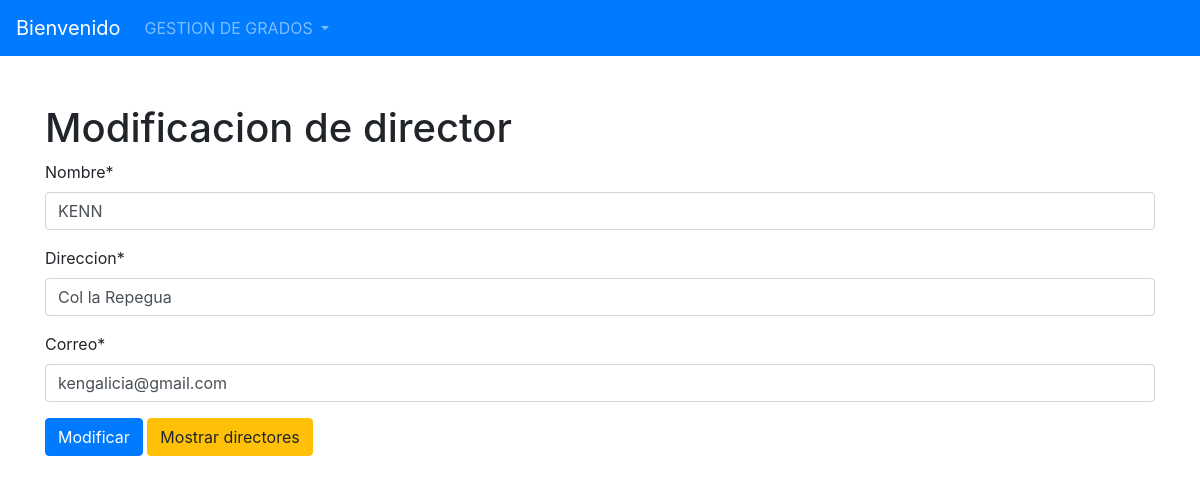
Page /editarDirectores/1 on the committed database.
### Models/Director/models.py (models this page shows, shortened)
class Director(models.Model):
    id_direct = models.AutoField(primary_key=True)
    Nombre = models.CharField(max_length=50)
    Direccion = models.CharField(max_length=30)
    Correo = models.CharField(max_length=30)

### Models/Director/views.py (the view)
# urls.py: path("editarDirectores/<id>", FormularioDirectorView.modificarDi, name="MODIFICARDI"),
    def modificarDi(request, id):
        MODDI = Director.objects.get(id_direct=id)
        data = {
            'form': FormularioDirector(instance=MODDI)
        }
        if request.method == 'POST':
            formulario = FormularioDirector(data=request.POST, instance=MODDI)
            if formulario.is_valid():
                formulario.save()
                data['mensaje'] = "Se ha actualizado el registro."
                data['form'] = formulario
        return render(request, 'ModificarDirector.html', data)

### Models/Director/FormsDi.py
class FormularioDirector(forms.ModelForm):
    class Meta:
        model = Director
        fields = '__all__'

### Templates/ModificarDirector.html (shortened to what this page needs)
{% extends 'index.html' %}
{% load crispy_forms_tags %}
{% block content %}
  <div id="content-wrapper" class="d-flex flex-column">
    <h1> Modificacion de director </h1>
    <form action = "" method="POST" >
        {{ form|crispy}}
            <button type="submit" class="btn btn-primary">Modificar</button>
            <a class="btn btn-warning" href="{% url 'listarDirectores' %}">Mostrar directores</a>
    </form>
    </div>
{% endblock %}

### rows in the picture
Director: Nombre "KENN", Direccion "Col la Repegua", Correo "kengalicia@gmail.com"
